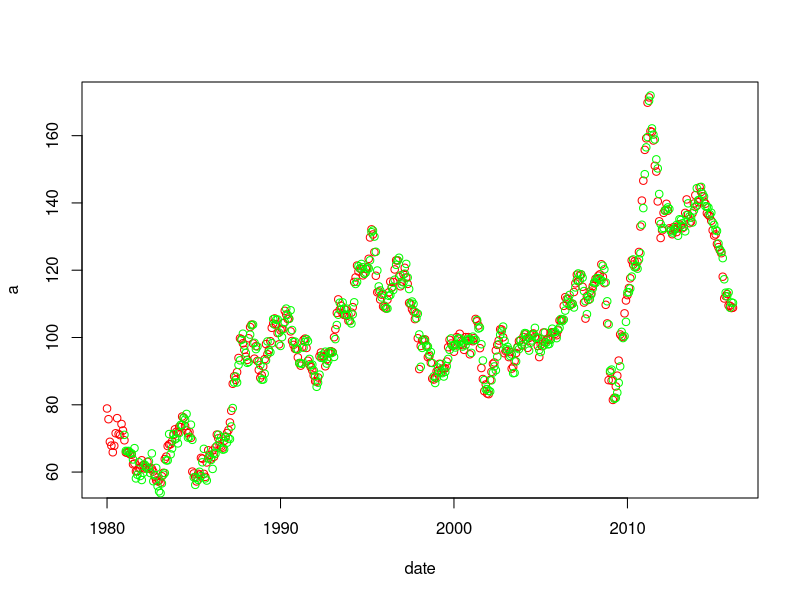

Write the R code that produced this figure.
library(stats)

d = read.csv('commodity-prices-2016.csv')   #Create dataframe from data
head(d)     #Explore data
a = ts(d$Agricultural.Raw.Materials.Index, frequency = 12) #Give a shorter name to the agricultural raw materials index
date = as.Date(d$Date)                    #Create date array from the date data

model = HoltWinters(a,seasonal = 'additive')

model$SSE
model$fitted

plot(date,a, col = 'red') #Plot the original data in red

b = data.frame(model$fitted)  #Convert the results of the smoothing into a data frame
points(date[13:length(date)],b$xhat, col = 'green') # plot the smoothing data in green


